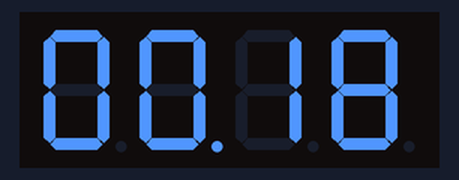
A sketch run on a simulated Arduino Uno, built with avr-gcc and run on an emulated ATmega328P. Shown: 4-digit seven-segment display. Wiring (inferred from the names in the program): 4-digit 7-segment display, segments lit when HIGH: segments pin 3, pin 7, pin 11, pin 9, pin 8, pin 4, pin 12, pin 10; digit selects pin 2, pin 5, pin 6, pin 13. The segment pins are drawn as the display they are named for.

Above: at 0.25 s.
At 5.19 s:
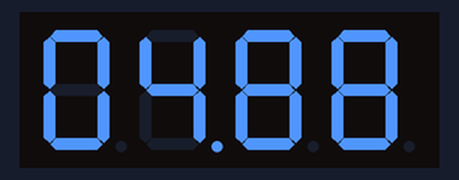
At 9.99 s:
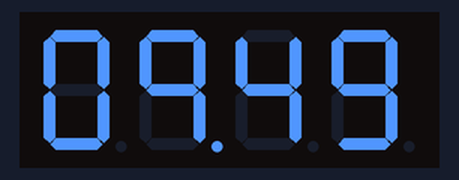
At 20.01 s:
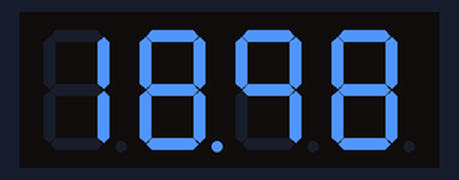
At 29.85 s:
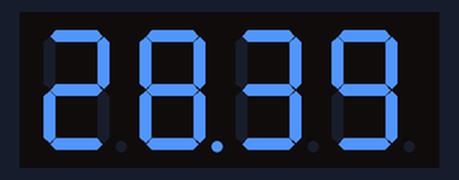
At 39.73 s:
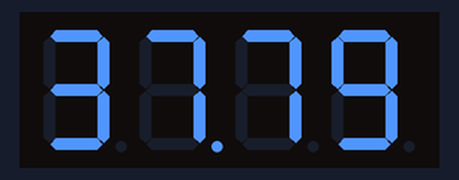

The sketch:

timer-4x7-segments.ino
```cpp
#define PIN_A 3
#define PIN_B 7
#define PIN_C 11
#define PIN_D 9
#define PIN_E 8
#define PIN_F 4
#define PIN_G 12
#define PIN_DP 10
#define PIN_D1 13
#define PIN_D2 6
#define PIN_D3 5
#define PIN_D4 2

#define REFRESH_RATE 2

void printDigit(int num, int digit) {
  switch (digit) {
    case 1:
      digitalWrite(PIN_D1, LOW);
      digitalWrite(PIN_D2, HIGH);
      digitalWrite(PIN_D3, HIGH);
      digitalWrite(PIN_D4, HIGH);
      digitalWrite(PIN_DP, LOW);
      break;
    case 2:
      digitalWrite(PIN_D1, HIGH);
      digitalWrite(PIN_D2, LOW);
      digitalWrite(PIN_D3, HIGH);
      digitalWrite(PIN_D4, HIGH);
      digitalWrite(PIN_DP, LOW);
      break;
    case 3:
      digitalWrite(PIN_D1, HIGH);
      digitalWrite(PIN_D2, HIGH);
      digitalWrite(PIN_D3, LOW);
      digitalWrite(PIN_D4, HIGH);
      digitalWrite(PIN_DP, HIGH);
      break;
    case 4:
      digitalWrite(PIN_D1, HIGH);
      digitalWrite(PIN_D2, HIGH);
      digitalWrite(PIN_D3, HIGH);
      digitalWrite(PIN_D4, LOW);
      digitalWrite(PIN_DP, LOW);
      break;
  }


  switch (num){
    case 0:
      digitalWrite(PIN_G, LOW);
      digitalWrite(PIN_F, HIGH);
      digitalWrite(PIN_A, HIGH);
      digitalWrite(PIN_B, HIGH);
      digitalWrite(PIN_E, HIGH);
      digitalWrite(PIN_D, HIGH);
      digitalWrite(PIN_C, HIGH);
      break;
    case 1:
      digitalWrite(PIN_G, LOW);
      digitalWrite(PIN_F, LOW);
      digitalWrite(PIN_A, LOW);
      digitalWrite(PIN_B, HIGH);
      digitalWrite(PIN_E, LOW);
      digitalWrite(PIN_D, LOW);
      digitalWrite(PIN_C, HIGH);
      break;
    case 2:
      digitalWrite(PIN_G, HIGH);
      digitalWrite(PIN_F, LOW);
      digitalWrite(PIN_A, HIGH);
      digitalWrite(PIN_B, HIGH);
      digitalWrite(PIN_E, HIGH);
      digitalWrite(PIN_D, HIGH);
      digitalWrite(PIN_C, LOW);
      break;
    case 3:
      digitalWrite(PIN_G, HIGH);
      digitalWrite(PIN_F, LOW);
      digitalWrite(PIN_A, HIGH);
      digitalWrite(PIN_B, HIGH);
      digitalWrite(PIN_E, LOW);
      digitalWrite(PIN_D, HIGH);
      digitalWrite(PIN_C, HIGH);
      break;
    case 4:
      digitalWrite(PIN_G, HIGH);
      digitalWrite(PIN_F, HIGH);
      digitalWrite(PIN_A, LOW);
      digitalWrite(PIN_B, HIGH);
      digitalWrite(PIN_E, LOW);
      digitalWrite(PIN_D, LOW);
      digitalWrite(PIN_C, HIGH);
      break;
    case 5:
      digitalWrite(PIN_G, HIGH);
      digitalWrite(PIN_F, HIGH);
      digitalWrite(PIN_A, HIGH);
      digitalWrite(PIN_B, LOW);
      digitalWrite(PIN_E, LOW);
      digitalWrite(PIN_D, HIGH);
      digitalWrite(PIN_C, HIGH);
      break;
    case 6:
      digitalWrite(PIN_G, HIGH);
      digitalWrite(PIN_F, HIGH);
      digitalWrite(PIN_A, HIGH);
      digitalWrite(PIN_B, LOW);
      digitalWrite(PIN_E, HIGH);
      digitalWrite(PIN_D, HIGH);
      digitalWrite(PIN_C, HIGH);
      break;
    case 7:
      digitalWrite(PIN_G, LOW);
      digitalWrite(PIN_F, LOW);
      digitalWrite(PIN_A, HIGH);
      digitalWrite(PIN_B, HIGH);
      digitalWrite(PIN_E, LOW);
      digitalWrite(PIN_D, LOW);
      digitalWrite(PIN_C, HIGH);
      break;
    case 8:
      digitalWrite(PIN_G, HIGH);
      digitalWrite(PIN_F, HIGH);
      digitalWrite(PIN_A, HIGH);
      digitalWrite(PIN_B, HIGH);
      digitalWrite(PIN_E, HIGH);
      digitalWrite(PIN_D, HIGH);
      digitalWrite(PIN_C, HIGH);
      break;
    case 9:
      digitalWrite(PIN_G, HIGH);
      digitalWrite(PIN_F, HIGH);
      digitalWrite(PIN_A, HIGH);
      digitalWrite(PIN_B, HIGH);
      digitalWrite(PIN_E, LOW);
      digitalWrite(PIN_D, LOW);
      digitalWrite(PIN_C, HIGH);
      break;
  }
}

void printNumber (int num) {
  int d1 = num / 1000;
  int d2 = (num / 100) % 10;
  int d3 = (num / 10) % 10;
  int d4 = num % 10;

  for (int i = 0; i < REFRESH_RATE; i++) {
    printDigit(d1, 4);
    delay(1);
    printDigit(d2, 3);
    delay(1);
    printDigit(d3, 2);
    delay(1);
    printDigit(d4, 1);
    delay(2);
  }
}


void setup() {
  pinMode(PIN_G, OUTPUT);
  pinMode(PIN_F, OUTPUT);
  pinMode(PIN_A, OUTPUT);
  pinMode(PIN_B, OUTPUT);
  pinMode(PIN_E, OUTPUT);
  pinMode(PIN_D, OUTPUT);
  pinMode(PIN_C, OUTPUT);
  pinMode(PIN_DP, OUTPUT);
  pinMode(PIN_D1, OUTPUT);
  pinMode(PIN_D2, OUTPUT);
  pinMode(PIN_D3, OUTPUT);
  pinMode(PIN_D4, OUTPUT);
}

void loop() {
  for(int i = 0; i < 10000; i++){
    printNumber(i);
  }
}
```
